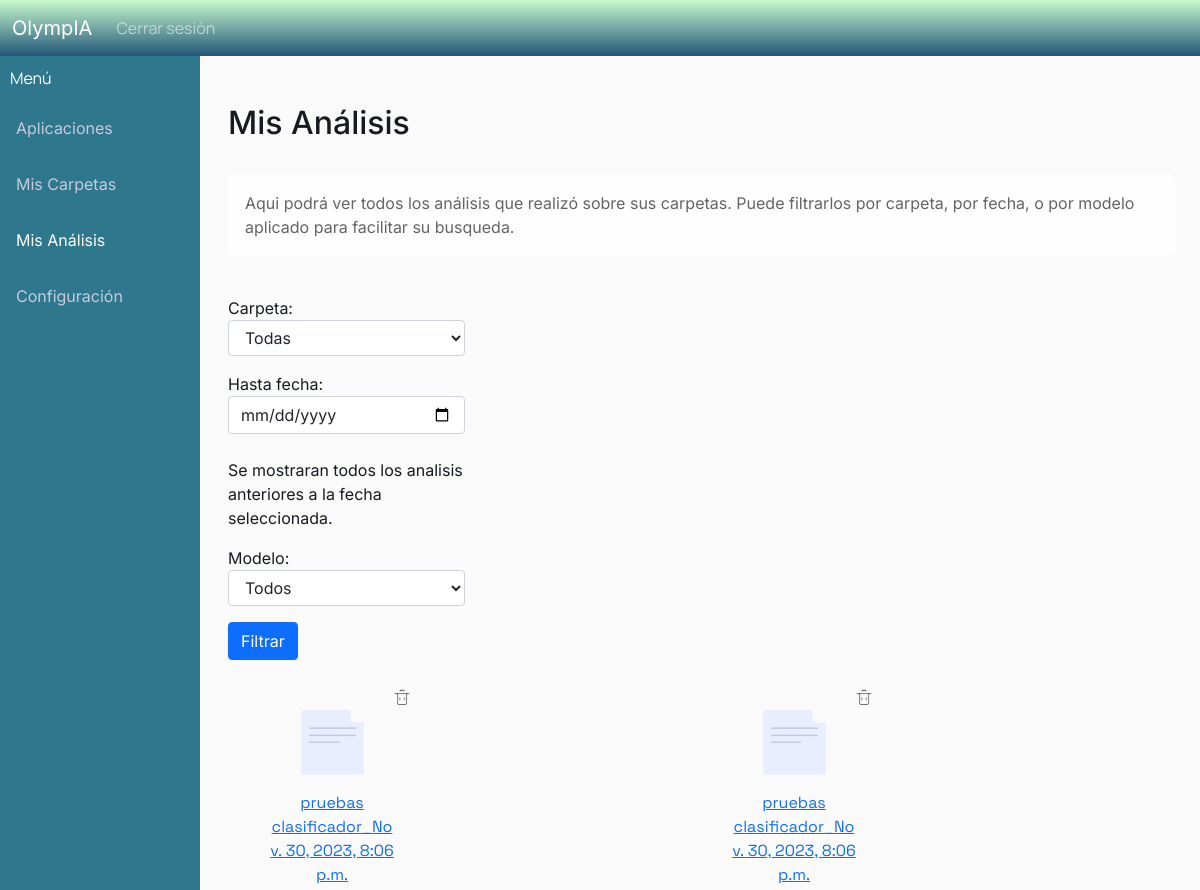
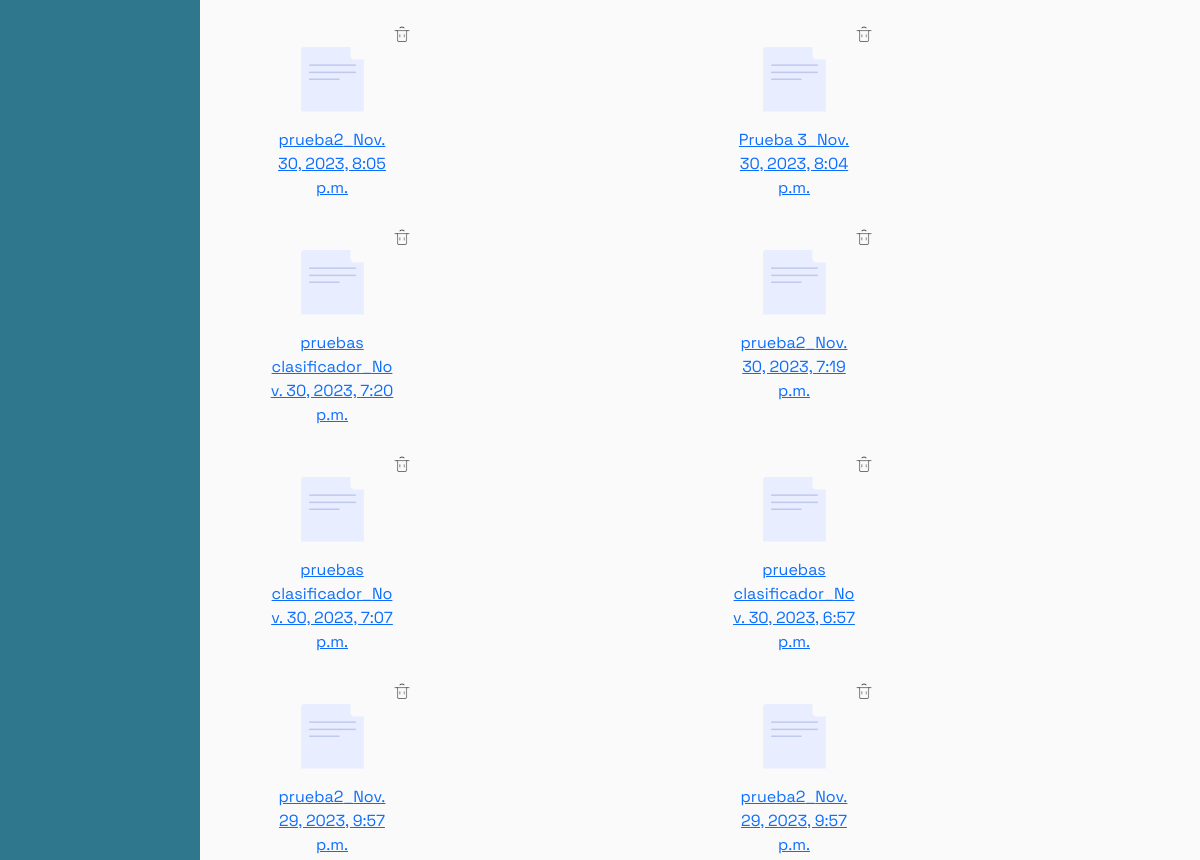
The app's page /resultados (signed in, upper part), older data (2 pictures, top to bottom).
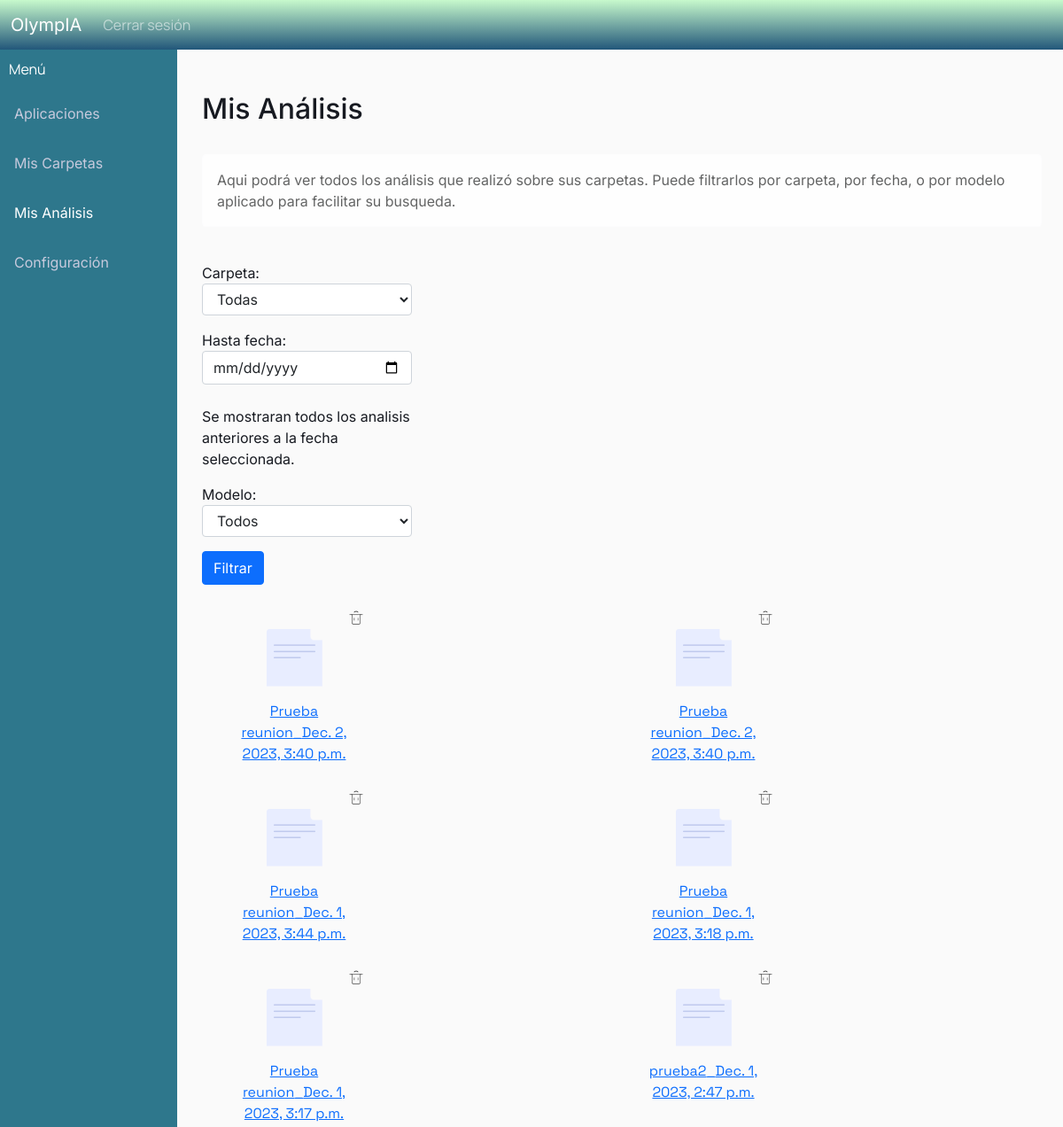
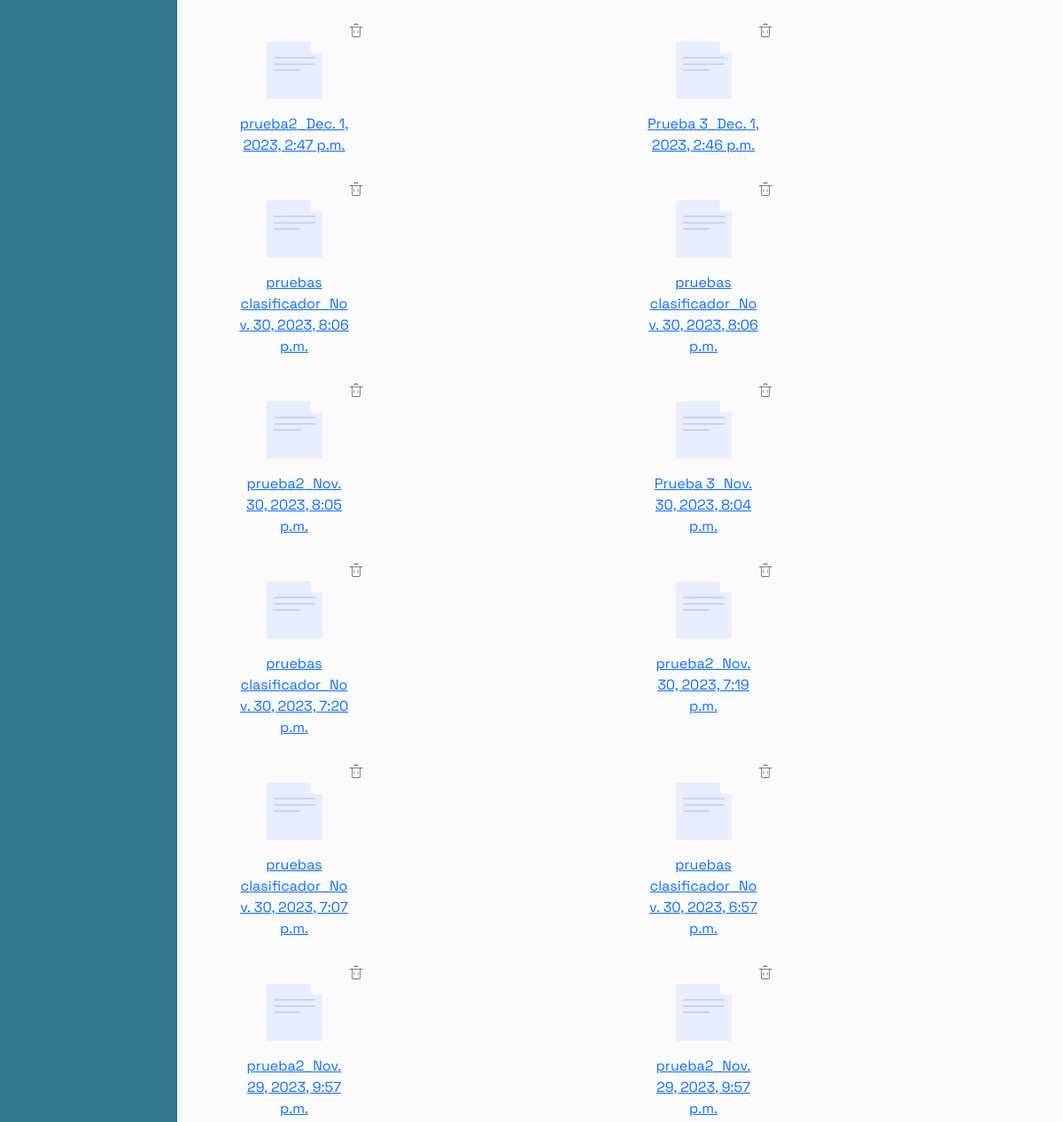
The same page, newer data (2 pictures, top to bottom).
### analisis/models.py (models this page shows, shortened)
class Analisis(models.Model):
    class Meta:
        verbose_name_plural = "Analisis"
    fecha = models.DateTimeField(null=False, default=datetime.now)
    informe = models.TextField(blank=True, null=True) #capaz esto lo sacamos y en su ligar armamos el html del informe con los graficos y las imagenes. O aca se pone el template del informe
    carpeta =  models.ForeignKey(Carpeta, on_delete=models.CASCADE, blank=True)  # si se borra la carpeta se borra el analisis. Esto no deberia pasar pero da un error al borrar archivos si no esta esto.
    modelo = models.ForeignKey(Modelo, on_delete=models.DO_NOTHING, blank=True)

class Carpeta(models.Model):
    nombre = models.CharField(max_length=256)
    fecha_creacion = models.DateTimeField(null=False)
    ultima_modificacion = models.DateTimeField(null=False)
    usuario = models.ForeignKey(User, on_delete=models.CASCADE)

### analisis/views.py (the view)
# urls.py: path("resultados", views.resultados, name="analisis-resultados"),
@login_required
def resultados(request):
    carpetas = Carpeta.objects.filter(usuario = request.user)
    analisis = None
    if request.method == 'POST':
        form = AnalisisViewForm(request.POST,user_id = request.user.id)
        if form.is_valid():
            carpeta = form.cleaned_data['carpeta']
            fecha = form.cleaned_data['fecha']
            modelo = form.cleaned_data['modelo']
            if carpeta == 'all':
                carpetas = Carpeta.objects.filter(usuario = request.user)
            else:
                carpetas = Carpeta.objects.filter(usuario = request.user, id = carpeta)
            if fecha:
                if modelo != 'all':
                    analisis = Analisis.objects.filter(Q(carpeta__in = carpetas), Q( fecha__lte = fecha), Q(modelo = modelo)).order_by("-id")
                else:
                    analisis = Analisis.objects.filter(Q(carpeta__in = carpetas), Q( fecha__lte = fecha)).order_by("-id")
            else:
                if modelo != 'all':
                    analisis = Analisis.objects.filter(Q(carpeta__in = carpetas), Q(modelo = modelo)).order_by("-id")
                else:
                    analisis = Analisis.objects.filter(carpeta__in = carpetas).order_by("-id")
    else:
        form = AnalisisViewForm(user_id = request.user.id)
        carpetas = Carpeta.objects.filter(usuario = request.user)
        analisis = Analisis.objects.filter(carpeta__in = carpetas).order_by("-id")
    context = {
        'analisis' : analisis,
        'form' : form,
    }
    return render(request, "analisis/resultados.html",context=context)

### analisis/templates/analisis/resultados.html (shortened to what this page needs)
{% extends "analisis/base.html" %}
{% load static %}
{% block content %}
<div class="row">
    <div class="col-sm">
        <div class="sidebar">
            <div class="sidebar-brand"> Menú </div>
            <a href="{% url 'analisis-principal' %}">Aplicaciones</a>
            <a href="{% url 'analisis-carpetas' %}">Mis Carpetas</a>
            <a class="active" href="">Mis Análisis</a>
            <a href="{% url 'analisis-config' %}">Configuración</a>
        </div>
    </div>
    <div class = "col-md-10">
        <main role="main" class="container">
            <h2>Mis Análisis</h2>
            <div class="alert alert-light" role="alert">
                Aqui podrá ver todos los análisis que realizó sobre sus carpetas. Puede filtrarlos por carpeta, por fecha, o por modelo aplicado para facilitar su busqueda.
            </div>
            <div class = "col-3">
                <form action="" method=POST enctype="multipart/form-data">
                    {{ form.as_p }}
                    <input type="submit" value="Filtrar" class="btn btn-primary btn-md">
                </form>
            </div>
            <div class="container">
                <div class="row">
                    {% for analisis in analisis %}
                        <div class="col-6">
                            <div class="card bg-transparent border-0" style="width:10rem;">
                                <div class = "text-end">
                                    <a href="{% url 'analisis-borrar_analisis' analisis.id %}" onclick="return confirm('¿Estás seguro de que quieres eliminar este análisis?')">
                                        <img src="{% static 'images/trash.png'%}" width="20" >
                                    </a>
                                </div>
                                <div class="text-center" >
                                    <a href="{% url 'analisis-resultado' analisis.id %}">
                                        <div class="text-center" >
                                            <img src="{% static 'images/archivo.png'%}">
                                        </div>
                                        <div class="card-body">
                                            <div class="card-title nombre">{{analisis.carpeta.nombre}}_{{analisis.fecha}}</div>
                                        </div>
                                    </a>
                                </div>
                            </div>
                        </div>
                    {% endfor %}
                </div>
            </div>
        </main>
    </div>
</div>
{% endblock content %}

### analisis/templates/analisis/base.html (shortened to what this page needs)
{% load static %}
<!DOCTYPE html>
<html>
    <head>
        <link href="https://cdn.jsdelivr.net/npm/bootstrap@5.1.3/dist/css/bootstrap.min.css" rel="stylesheet">
        <link rel="stylesheet" type="text/css" href=" {% static 'analisis.css' %} ">
        <link rel="stylesheet" href="https://cdnjs.cloudflare.com/ajax/libs/font-awesome/4.7.0/css/font-awesome.min.css">
    </head>
    <body>
        <header class="site-header">
          <nav class="navbar navbar-expand-md fixed-top navbar-dark bg-grad">
            <div class="container-fluid">
              <a class="navbar-brand mr-4" href="{% url 'analisis-home' %}">OlympIA</a>
              <div class="collapse navbar-collapse" id="navbarToggle">
                <ul class="nav navbar-nav">
                  <li>
                    {% if user.is_authenticated%}
                      <a class="nav-item nav-link" href="{% url 'logout' %}">Cerrar sesión</a>
                    {% endif %}
                  </li>
                </ul>
              </div>
            </div>
          </nav>
        </header>
        {% block content %}{% endblock %}
    </body>
</html>

### analisis/static/analisis.css (style rules this page uses)
body { background: #fafafa; color: #171A21; margin-top: 3.5rem; font-family: 'Inter', 'Space Grotesk', Arial, sans-serif; }
h1, h2, h3, h4, h5, h6 { color: #171A21; }
ul { margin: 0; }
.bg-grad { background: linear-gradient(rgba(199, 249, 204, 1), rgba(34, 87, 122, 1)); }
.site-header .navbar .navbar-nav { color: #ffffff; font-family: 'Lato'; }
.nav-link { color: #2e778c; font-family: 'Manrope'; }
.site-header .navbar-nav { color: #ffffff; }
.sidebar { margin: 0; padding: 0; width: 200px; background-color: #2E778C; position: fixed; height: 100%; overflow: auto; }
.sidebar a { display: block; color: #C7CADD; padding: 16px; text-decoration: none; }
.sidebar a.active { color: white; }
.sidebar-brand { padding: 10px; color: #ffffff; font-family: 'Manrope'; }
.nombre { font-family: 'Space Grotesk'; text-decoration: none; }
.form-control { appearance: menulist; }

Row changes from the older to the newer data that the page shows:
added Analisis: carpeta.nombre "Prueba reunion", fecha "Dec. 2, 2023, 3:40 p.m."
added Analisis: carpeta.nombre "Prueba reunion", fecha "Dec. 2, 2023, 3:40 p.m."
added Analisis: carpeta.nombre "Prueba reunion", fecha "Dec. 1, 2023, 3:44 p.m."
added Analisis: carpeta.nombre "Prueba reunion", fecha "Dec. 1, 2023, 3:18 p.m."
added Analisis: carpeta.nombre "Prueba reunion", fecha "Dec. 1, 2023, 3:17 p.m."
added Analisis: carpeta.nombre "prueba2", fecha "Dec. 1, 2023, 2:47 p.m."
added Analisis: carpeta.nombre "prueba2", fecha "Dec. 1, 2023, 2:47 p.m."
added Analisis: carpeta.nombre "Prueba 3", fecha "Dec. 1, 2023, 2:46 p.m."
